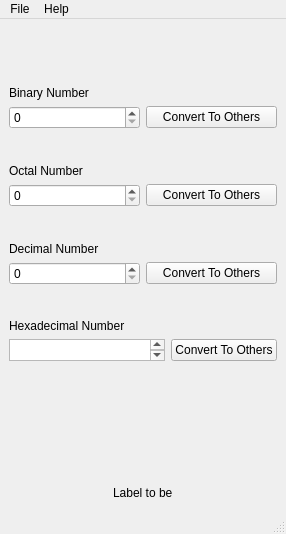
<?xml version="1.0" encoding="UTF-8"?>
<ui version="4.0">
 <class>MainWindow</class>
 <widget class="QMainWindow" name="MainWindow">
  <property name="geometry">
   <rect>
    <x>0</x>
    <y>0</y>
    <width>286</width>
    <height>534</height>
   </rect>
  </property>
  <property name="windowTitle">
   <string>MainWindow</string>
  </property>
  <widget class="QWidget" name="centralwidget">
   <layout class="QGridLayout" name="gridLayout">
    <item row="0" column="0">
     <spacer name="verticalSpacer_6">
      <property name="orientation">
       <enum>Qt::Vertical</enum>
      </property>
      <property name="sizeHint" stdset="0">
       <size>
        <width>20</width>
        <height>40</height>
       </size>
      </property>
     </spacer>
    </item>
    <item row="1" column="0">
     <spacer name="verticalSpacer_4">
      <property name="orientation">
       <enum>Qt::Vertical</enum>
      </property>
      <property name="sizeHint" stdset="0">
       <size>
        <width>20</width>
        <height>40</height>
       </size>
      </property>
     </spacer>
    </item>
    <item row="2" column="0">
     <layout class="QHBoxLayout" name="horizontalLayout_5">
      <item>
       <widget class="QLabel" name="label">
        <property name="text">
         <string>Binary Number</string>
        </property>
       </widget>
      </item>
     </layout>
    </item>
    <item row="3" column="0">
     <layout class="QHBoxLayout" name="horizontalLayout">
      <item>
       <widget class="QSpinBox" name="binaryNumber"/>
      </item>
      <item>
       <widget class="QPushButton" name="convertBinaryToOthers">
        <property name="text">
         <string>Convert To Others</string>
        </property>
       </widget>
      </item>
     </layout>
    </item>
    <item row="4" column="0">
     <spacer name="verticalSpacer">
      <property name="orientation">
       <enum>Qt::Vertical</enum>
      </property>
      <property name="sizeHint" stdset="0">
       <size>
        <width>20</width>
        <height>40</height>
       </size>
      </property>
     </spacer>
    </item>
    <item row="5" column="0">
     <layout class="QHBoxLayout" name="horizontalLayout_10">
      <item>
       <widget class="QLabel" name="label_6">
        <property name="text">
         <string>Octal Number</string>
        </property>
       </widget>
      </item>
     </layout>
    </item>
    <item row="6" column="0">
     <layout class="QHBoxLayout" name="horizontalLayout_2">
      <item>
       <widget class="QSpinBox" name="octalNumber"/>
      </item>
      <item>
       <widget class="QPushButton" name="convertOctalToOthers">
        <property name="text">
         <string>Convert To Others</string>
        </property>
       </widget>
      </item>
     </layout>
    </item>
    <item row="7" column="0">
     <spacer name="verticalSpacer_2">
      <property name="orientation">
       <enum>Qt::Vertical</enum>
      </property>
      <property name="sizeHint" stdset="0">
       <size>
        <width>20</width>
        <height>40</height>
       </size>
      </property>
     </spacer>
    </item>
    <item row="8" column="0">
     <layout class="QHBoxLayout" name="horizontalLayout_11">
      <item>
       <widget class="QLabel" name="label_7">
        <property name="text">
         <string>Decimal Number</string>
        </property>
       </widget>
      </item>
     </layout>
    </item>
    <item row="9" column="0">
     <layout class="QHBoxLayout" name="horizontalLayout_3">
      <item>
       <widget class="QSpinBox" name="decimalNumber"/>
      </item>
      <item>
       <widget class="QPushButton" name="convertDecimalToOthers">
        <property name="text">
         <string>Convert To Others</string>
        </property>
       </widget>
      </item>
     </layout>
    </item>
    <item row="10" column="0">
     <spacer name="verticalSpacer_3">
      <property name="orientation">
       <enum>Qt::Vertical</enum>
      </property>
      <property name="sizeHint" stdset="0">
       <size>
        <width>20</width>
        <height>40</height>
       </size>
      </property>
     </spacer>
    </item>
    <item row="11" column="0">
     <layout class="QHBoxLayout" name="horizontalLayout_12">
      <item>
       <widget class="QLabel" name="label_8">
        <property name="text">
         <string>Hexadecimal Number</string>
        </property>
       </widget>
      </item>
     </layout>
    </item>
    <item row="12" column="0">
     <layout class="QHBoxLayout" name="horizontalLayout_4">
      <item>
       <widget class="QTextEdit" name="hexadecimalNumber">
        <property name="sizePolicy">
         <sizepolicy hsizetype="Expanding" vsizetype="Ignored">
          <horstretch>0</horstretch>
          <verstretch>0</verstretch>
         </sizepolicy>
        </property>
       </widget>
      </item>
      <item>
       <widget class="QPushButton" name="convertHexaToOthers">
        <property name="text">
         <string>Convert To Others</string>
        </property>
       </widget>
      </item>
     </layout>
    </item>
    <item row="13" column="0">
     <spacer name="verticalSpacer_5">
      <property name="orientation">
       <enum>Qt::Vertical</enum>
      </property>
      <property name="sizeHint" stdset="0">
       <size>
        <width>20</width>
        <height>40</height>
       </size>
      </property>
     </spacer>
    </item>
    <item row="14" column="0">
     <spacer name="verticalSpacer_8">
      <property name="orientation">
       <enum>Qt::Vertical</enum>
      </property>
      <property name="sizeHint" stdset="0">
       <size>
        <width>20</width>
        <height>40</height>
       </size>
      </property>
     </spacer>
    </item>
    <item row="15" column="0">
     <spacer name="verticalSpacer_7">
      <property name="orientation">
       <enum>Qt::Vertical</enum>
      </property>
      <property name="sizeHint" stdset="0">
       <size>
        <width>20</width>
        <height>40</height>
       </size>
      </property>
     </spacer>
    </item>
    <item row="16" column="0">
     <spacer name="verticalSpacer_9">
      <property name="orientation">
       <enum>Qt::Vertical</enum>
      </property>
      <property name="sizeHint" stdset="0">
       <size>
        <width>20</width>
        <height>40</height>
       </size>
      </property>
     </spacer>
    </item>
    <item row="17" column="0">
     <layout class="QHBoxLayout" name="horizontalLayout_6">
      <item>
       <spacer name="horizontalSpacer_2">
        <property name="orientation">
         <enum>Qt::Horizontal</enum>
        </property>
        <property name="sizeHint" stdset="0">
         <size>
          <width>40</width>
          <height>20</height>
         </size>
        </property>
       </spacer>
      </item>
      <item>
       <widget class="QLabel" name="label_2">
        <property name="text">
         <string>Label to be</string>
        </property>
       </widget>
      </item>
      <item>
       <spacer name="horizontalSpacer">
        <property name="orientation">
         <enum>Qt::Horizontal</enum>
        </property>
        <property name="sizeHint" stdset="0">
         <size>
          <width>40</width>
          <height>20</height>
         </size>
        </property>
       </spacer>
      </item>
     </layout>
    </item>
   </layout>
  </widget>
  <widget class="QMenuBar" name="menubar">
   <property name="geometry">
    <rect>
     <x>0</x>
     <y>0</y>
     <width>286</width>
     <height>20</height>
    </rect>
   </property>
   <widget class="QMenu" name="menuFile">
    <property name="title">
     <string>File</string>
    </property>
    <addaction name="actionExit"/>
   </widget>
   <widget class="QMenu" name="menuAbout">
    <property name="title">
     <string>Help</string>
    </property>
    <addaction name="actionAbout"/>
   </widget>
   <addaction name="menuFile"/>
   <addaction name="menuAbout"/>
  </widget>
  <widget class="QStatusBar" name="statusbar"/>
  <action name="actionExit">
   <property name="text">
    <string>Exit</string>
   </property>
  </action>
  <action name="actionAbout">
   <property name="text">
    <string>About</string>
   </property>
  </action>
 </widget>
 <resources/>
 <connections/>
</ui>
